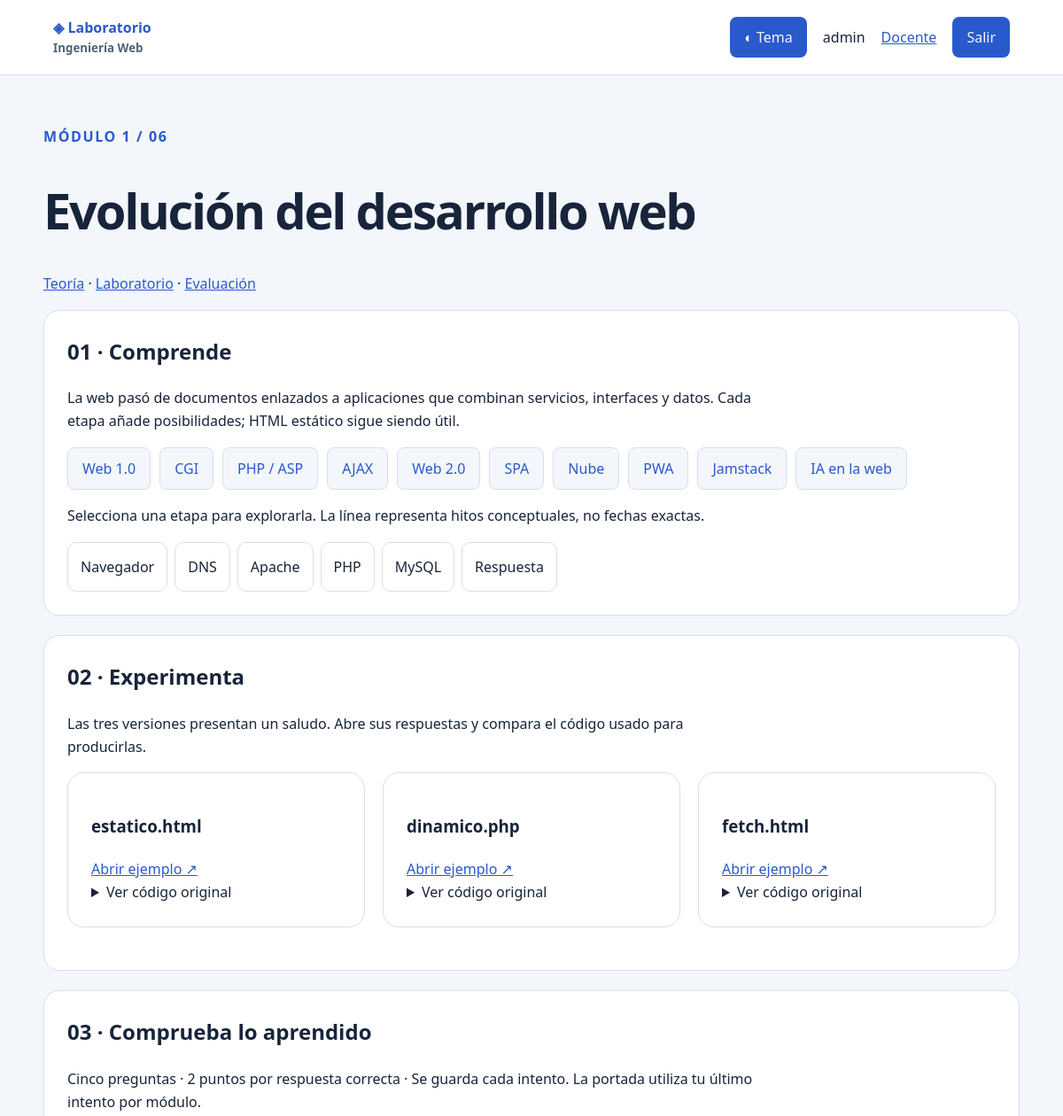
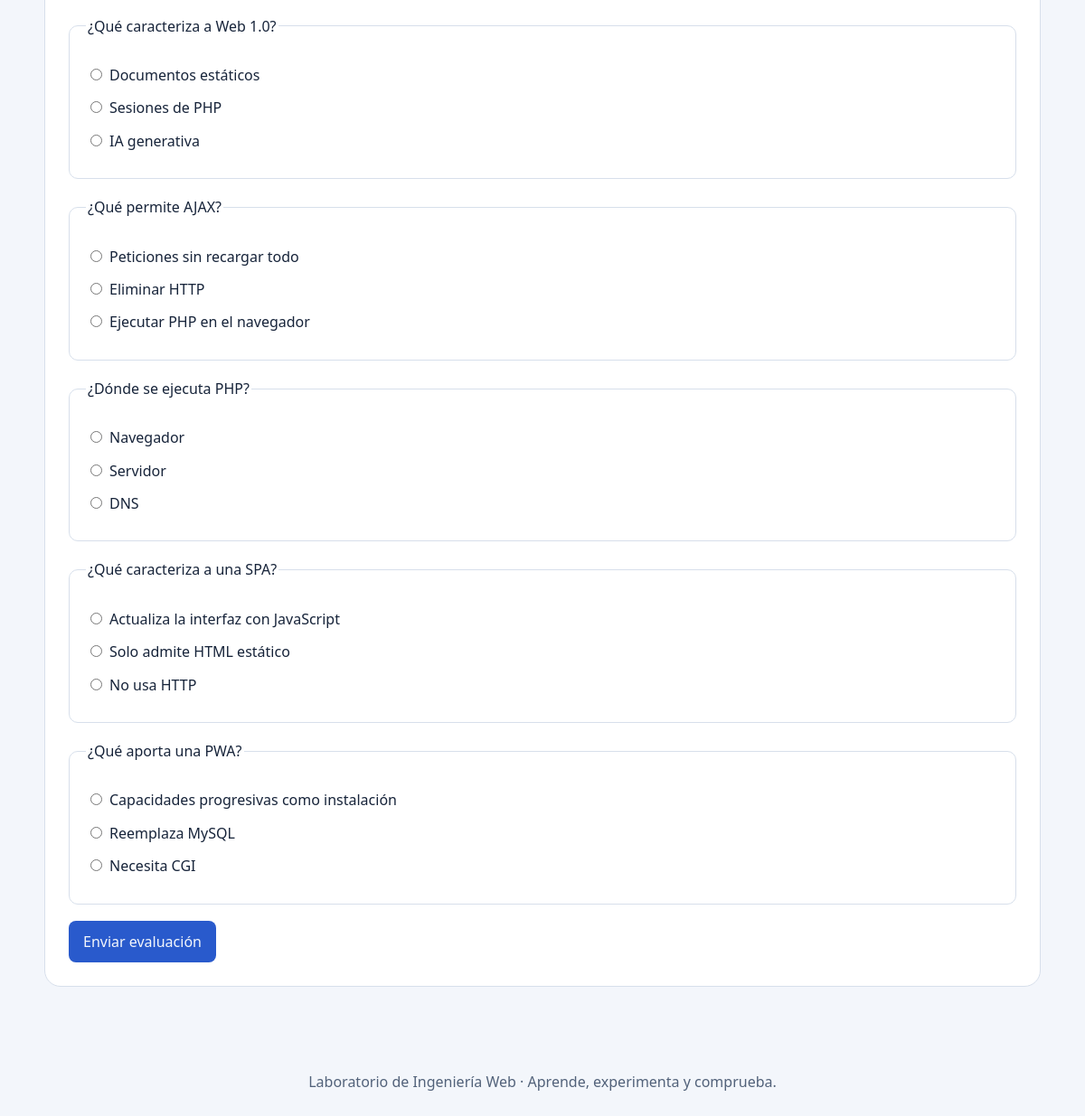
Screenshot of /modulos/01-evolucion/index.php (signed in) with the database file from the repository (2 pictures, top to bottom).
### tables this page shows
CREATE TABLE IF NOT EXISTS preguntas (id INT PRIMARY KEY,modulo_id INT NOT NULL,enunciado TEXT NOT NULL,opciones JSON NOT NULL,respuesta_correcta INT NOT NULL,FOREIGN KEY(modulo_id) REFERENCES modulos(id));

### modulos/01-evolucion/index.php (called while the page is built)
<?php $modulo=1; require __DIR__.'/../../includes/modulo.php';

### config/config.php (called while the page is built, shortened)
<?php
function e($valor): string { return htmlspecialchars((string)$valor, ENT_QUOTES, 'UTF-8'); }
function alumno(): ?array { return $_SESSION['alumno'] ?? null; }

### config/db.php (called while the page is built)
<?php
require_once __DIR__.'/config.php';
function bd(): PDO {
    static $pdo;
    if (!$pdo) {
        try { $pdo = new PDO('mysql:host='.DB_HOST.';dbname='.DB_NAME.';charset=utf8mb4', DB_USER, DB_PASS, [PDO::ATTR_ERRMODE=>PDO::ERRMODE_EXCEPTION,PDO::ATTR_DEFAULT_FETCH_MODE=>PDO::FETCH_ASSOC,PDO::ATTR_EMULATE_PREPARES=>false]); }
        catch (PDOException $error) { error_log($error->getMessage()); throw new RuntimeException('No se pudo conectar con lab_web. Inicia MySQL e importa sql/lab_web.sql.'); }
    }
    return $pdo;
}

### includes/modulo.php (the view, shortened to what this page needs)
<?php
require_once __DIR__.'/contenido.php';
require_once __DIR__.'/../config/db.php';
$c=$contenidos[$modulo];$titulo=$c[0];$mensaje='';
include __DIR__.'/header.php';
?>
<p class="eyebrow">MÓDULO <?=e($modulo)?> / 06</p><h1><?=e($titulo)?></h1><p><a href="#teoria">Teoría</a> · <a href="#laboratorio">Laboratorio</a> · <a href="#evaluacion">Evaluación</a></p>
<section id="teoria"><h2>01 · Comprende</h2><p><?=e($c[2])?></p>
<?php if($modulo===1): ?><div class="linea"><?php foreach($c[3] as $etapa): ?><button data-etapa="<?=e($etapa[1])?>"><?=e($etapa[0])?></button><?php endforeach; ?></div><p id="detalle-etapa" aria-live="polite">Selecciona una etapa para explorarla. La línea representa hitos conceptuales, no fechas exactas.</p>
<?php elseif($c[3]): ?><div class="tabla"><table><tr><th>Tipo / plataforma</th><th>Características</th></tr><?php foreach($c[3] as $fila): ?><tr><td><?=e($fila[0])?></td><td><?=e($fila[1])?></td></tr><?php endforeach; ?></table></div><?php endif; ?>
<div class="flujo" aria-label="Flujo cliente servidor"><?php foreach(['Navegador','DNS','Apache','PHP','MySQL','Respuesta'] as $paso): ?><span><?=e($paso)?></span><?php endforeach; ?></div>
</section><section id="laboratorio"><h2>02 · Experimenta</h2>
<?php include __DIR__.'/laboratorios.php'; ?>
</section><section id="evaluacion"><h2>03 · Comprueba lo aprendido</h2><p>Cinco preguntas · 2 puntos por respuesta correcta · Se guarda cada intento. La portada utiliza tu último intento por módulo.</p>
<?php if(!alumno()): ?><p><a href="<?=BASE_URL?>/login.php">Inicia sesión para guardar tu evaluación.</a></p><?php else: try { $q=bd()->prepare('SELECT id,enunciado,opciones FROM preguntas WHERE modulo_id=? ORDER BY id');$q->execute([$modulo]);$lista=$q->fetchAll();if(count($lista)!==5) throw new RuntimeException('Faltan preguntas. Importa el SQL.'); ?>
<form method="post"><input type="hidden" name="csrf" value="<?=e(token())?>"><input type="hidden" name="evaluar" value="1"><?php foreach($lista as $p): ?><fieldset><legend><?=e($p['enunciado'])?></legend><?php foreach(json_decode($p['opciones'],true) as $i=>$opcion): ?><label><input type="radio" required name="respuesta[<?=e($p['id'])?>]" value="<?=e($i)?>"><?=e($opcion)?></label><?php endforeach; ?></fieldset><?php endforeach; ?><button>Enviar evaluación</button></form>
<?php }catch(Throwable $error){echo '<p class="aviso">'.e($error->getMessage()).'</p>';} endif; ?></section><?php include __DIR__.'/footer.php'; ?>

### includes/header.php (shortened to what this page needs)
<?php require_once __DIR__.'/../config/db.php'; ?>
<!doctype html><html lang="es"><head><?=e(token())?><?=e($titulo ?? 'Laboratorio de Ingeniería Web')?><link rel="stylesheet" href="<?=BASE_URL?>/assets/css/estilos.css"><?=BASE_URL?></head><body><?php include __DIR__.'/nav.php'; ?><main>

### includes/nav.php
<nav><a class="marca" href="<?=BASE_URL?>/index.php">◈ Laboratorio <small>Ingeniería Web</small></a><div><button id="tema" type="button" aria-label="Cambiar modo claro u oscuro">◐ Tema</button><?php if(alumno()): ?><span><?=e(alumno()['nombre'])?></span><?php if(alumno()['rol']==='admin'): ?><a href="<?=BASE_URL?>/docente.php">Docente</a><?php endif; ?><form action="<?=BASE_URL?>/logout.php" method="post"><input type="hidden" name="csrf" value="<?=e(token())?>"><button>Salir</button></form><?php else: ?><a href="<?=BASE_URL?>/login.php">Entrar / registrarse</a><?php endif; ?></div></nav>

### includes/laboratorios.php (shortened to what this page needs)
<?php if($modulo===1): ?>
<p>Las tres versiones presentan un saludo. Abre sus respuestas y compara el código usado para producirlas.</p><div class="grid">
<?php foreach(['estatico.html','dinamico.php','fetch.html'] as $archivo): ?><article class="tarjeta"><h3><?=e($archivo)?></h3><a target="_blank" href="<?=BASE_URL?>/modulos/01-evolucion/<?=e($archivo)?>">Abrir ejemplo ↗</a><details><summary>Ver código original</summary><pre><?=e(file_get_contents(__DIR__.'/../modulos/01-evolucion/'.$archivo))?></pre></details></article><?php endforeach; ?></div>
<?php elseif($modulo===2): ?><form id="form-procesar"><label>Tu nombre <input name="nombre" required maxlength="100"></label><button>Enviar al servidor</button></form><pre id="salida-procesar" aria-live="polite">Aquí aparecerán los pasos reales de la petición.</pre>
<?php endif; ?>

### includes/footer.php
</main><footer>Laboratorio de Ingeniería Web · Aprende, experimenta y comprueba.</footer></body></html>

### assets/css/estilos.css (style rules this page uses)
:root { color-scheme:light;--fondo:#f3f6fb;--panel:#fff;--texto:#17243a;--suave:#52627a;--borde:#d7dfeb;--acento:#295acc }
* { box-sizing:border-box }
body { margin:0;background:var(--fondo);color:var(--texto);font:16px/1.65 system-ui,sans-serif }
main { max-width:1150px;margin:auto;padding:40px 24px }
nav { display:flex;justify-content:space-between;align-items:center;padding:18px 5%;background:var(--panel);border-bottom:1px solid var(--borde);gap:20px }
nav div { display:flex;gap:18px;align-items:center;flex-wrap:wrap }
nav form { margin:0 }
.marca { font-weight:800;text-decoration:none }
.marca small { display:block;color:var(--suave) }
a { color:var(--acento) }
h1 { font-size:clamp(2rem,5vw,3.5rem);line-height:1.15;letter-spacing:-.04em }
h2 { margin-top:0 }
p { max-width:85ch }
.eyebrow { color:var(--acento);font-weight:700;letter-spacing:.1em }
.grid { display:grid;grid-template-columns:repeat(auto-fit,minmax(280px,1fr));gap:20px }
.tarjeta,section { background:var(--panel);border:1px solid var(--borde);border-radius:18px;padding:26px;margin-bottom:22px }
.tarjeta { display:block;text-decoration:none;color:var(--texto) }
.suave,footer { color:var(--suave) }
button,.boton { background:var(--acento);color:var(--fondo);border:0;border-radius:8px;padding:10px 16px;font:inherit;cursor:pointer;text-decoration:none;display:inline-block }
input,select,textarea { font:inherit;background:var(--fondo);color:var(--texto);border:1px solid var(--borde);border-radius:7px;padding:9px;max-width:100% }
label { display:block;margin:10px 0 }
input[type=checkbox],input[type=radio] { margin-right:8px }
.flujo { display:flex;gap:8px;flex-wrap:wrap }
.flujo span { padding:14px;border:1px solid var(--borde);border-radius:10px }
footer { text-align:center;padding:30px }
fieldset { border:1px solid var(--borde);border-radius:10px;margin:18px 0;padding:18px }
.linea { display:flex;flex-wrap:wrap;gap:10px }
.linea button { background:var(--fondo);color:var(--acento);border:1px solid var(--borde) }

### rows the page displays
preguntas: enunciado "¿Qué caracteriza a Web 1.0?", opciones "Documentos estáticos", opciones "Sesiones de PHP", opciones "IA generativa"
preguntas: enunciado "¿Qué permite AJAX?", opciones "Peticiones sin recargar todo", opciones "Eliminar HTTP", opciones "Ejecutar PHP en el navegador"
preguntas: enunciado "¿Dónde se ejecuta PHP?", opciones "Navegador", opciones "Servidor", opciones "DNS"
preguntas: enunciado "¿Qué caracteriza a una SPA?", opciones "Actualiza la interfaz con JavaScript", opciones "Solo admite HTML estático", opciones "No usa HTTP"
preguntas: enunciado "¿Qué aporta una PWA?", opciones "Capacidades progresivas como instalación", opciones "Reemplaza MySQL", opciones "Necesita CGI"

### other values shown
alumno()['nombre'] "admin"
$modulo "1"
$titulo "Evolución del desarrollo web"
$c[2] "La web pasó de documentos enlazados a aplicaciones que combinan servicios, interfaces y datos. Cada etapa añade posibilidades; HTML estático sigue siendo útil."
$etapa[0] "Web 1.0"
$etapa[0] "CGI"
$etapa[0] "PHP / ASP"
$etapa[0] "AJAX"
$etapa[0] "Web 2.0"
$etapa[0] "SPA"
$etapa[0] "Nube"
$etapa[0] "PWA"
$etapa[0] "Jamstack"
$etapa[0] "IA en la web"
$paso "Navegador"
